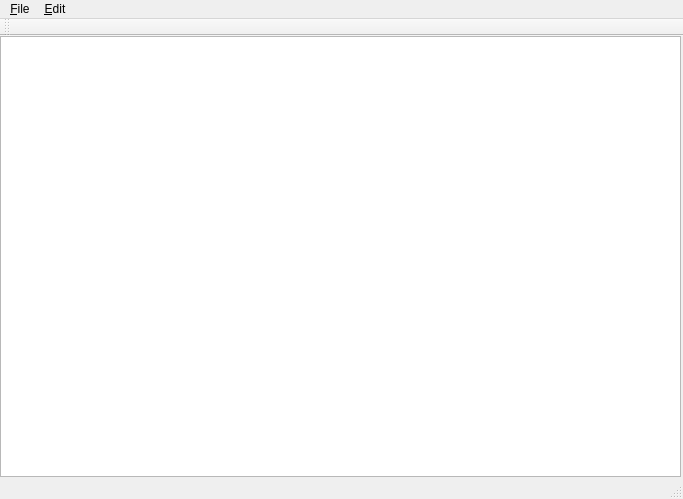
<?xml version="1.0" encoding="UTF-8"?>
<!--
        Copyright 2016 Valeriy Kireev

        This file is part of HSVed.

        HSVed is free software: you can redistribute it and/or modify
        it under the terms of the GNU General Public License as published by
        the Free Software Foundation, either version 3 of the License, or
        (at your option) any later version.

        HSVed is distributed in the hope that it will be useful,
        but WITHOUT ANY WARRANTY; without even the implied warranty of
        MERCHANTABILITY or FITNESS FOR A PARTICULAR PURPOSE. See the
        GNU General Public License for more details.

        You should have received a copy of the GNU General Public License
        along with HSVed. If not, see <http://www.gnu.org/licenses/>.
-->
<ui version="4.0">
 <class>HSVed</class>
 <widget class="QMainWindow" name="HSVed">
  <property name="geometry">
   <rect>
    <x>0</x>
    <y>0</y>
    <width>683</width>
    <height>499</height>
   </rect>
  </property>
  <property name="windowTitle">
   <string>HSVed</string>
  </property>
  <widget class="QWidget" name="centralWidget">
   <property name="mouseTracking">
    <bool>false</bool>
   </property>
   <property name="acceptDrops">
    <bool>false</bool>
   </property>
   <widget class="QGraphicsView" name="imageView">
    <property name="geometry">
     <rect>
      <x>0</x>
      <y>0</y>
      <width>681</width>
      <height>441</height>
     </rect>
    </property>
    <property name="mouseTracking">
     <bool>true</bool>
    </property>
    <property name="alignment">
     <set>Qt::AlignCenter</set>
    </property>
   </widget>
  </widget>
  <widget class="QMenuBar" name="menuBar">
   <property name="geometry">
    <rect>
     <x>0</x>
     <y>0</y>
     <width>683</width>
     <height>15</height>
    </rect>
   </property>
   <widget class="QMenu" name="menuFile">
    <property name="title">
     <string>&amp;File</string>
    </property>
    <addaction name="actionOpen"/>
    <addaction name="actionSave"/>
    <addaction name="actionSave_As"/>
    <addaction name="separator"/>
    <addaction name="actionQuit"/>
   </widget>
   <widget class="QMenu" name="menuEdit">
    <property name="title">
     <string>&amp;Edit</string>
    </property>
    <addaction name="actionBrushes"/>
    <addaction name="actionFilters"/>
   </widget>
   <addaction name="menuFile"/>
   <addaction name="menuEdit"/>
  </widget>
  <widget class="QToolBar" name="mainToolBar">
   <attribute name="toolBarArea">
    <enum>TopToolBarArea</enum>
   </attribute>
   <attribute name="toolBarBreak">
    <bool>false</bool>
   </attribute>
  </widget>
  <widget class="QStatusBar" name="statusBar"/>
  <action name="actionOpen">
   <property name="text">
    <string>Open</string>
   </property>
  </action>
  <action name="actionSave">
   <property name="text">
    <string>Save</string>
   </property>
  </action>
  <action name="actionSave_As">
   <property name="text">
    <string>Save As…</string>
   </property>
  </action>
  <action name="actionQuit">
   <property name="text">
    <string>Quit</string>
   </property>
  </action>
  <action name="actionBrushes">
   <property name="text">
    <string>Brushes</string>
   </property>
  </action>
  <action name="actionFilters">
   <property name="text">
    <string>Filters</string>
   </property>
  </action>
 </widget>
 <layoutdefault spacing="6" margin="11"/>
 <resources/>
 <connections/>
</ui>
